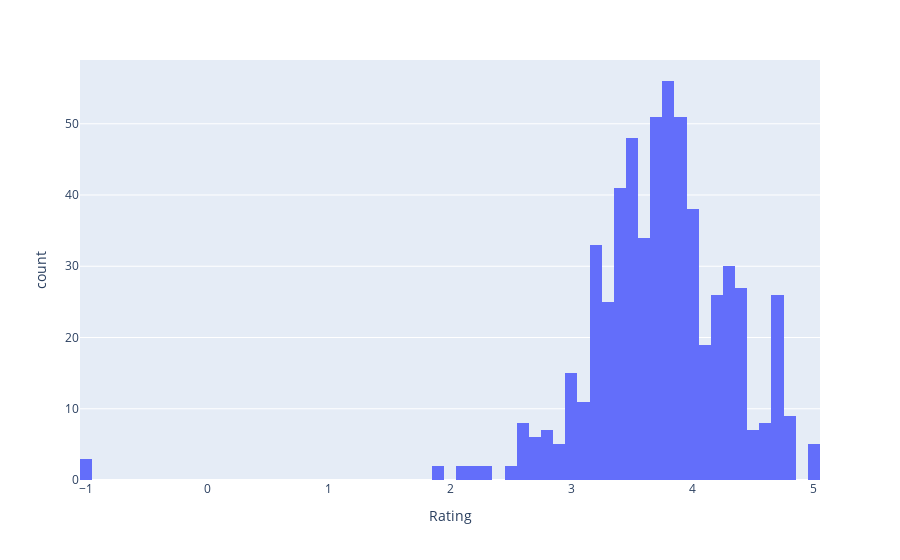

Notebook code for this chart:
### Code cell
# Create histogram to visualite the numeric columns

px.histogram(df, x='Rating')

### Figure 1 — Plotly figure (JSON) as saved in the notebook; plotly's stock layout.template omitted (floating-point values rounded to 4 significant figures; data arrays with more than 128 entries replaced by an {"elided": "..."} marker saying what was removed)
{"data": [{"alignmentgroup": "True", "bingroup": "x", "hovertemplate": "Rating=%{x}<br>count=%{y}<extra></extra>", "legendgroup": "", "marker": {"color": "#636efa", "pattern": {"shape": ""}}, "name": "", "offsetgroup": "", "orientation": "v", "showlegend": false, "type": "histogram", "x": {"elided": "599 float values"}, "xaxis": "x", "yaxis": "y"}], "layout": {"barmode": "relative", "legend": {"tracegroupgap": 0}, "margin": {"t": 60}, "xaxis": {"anchor": "y", "domain": [0, 1], "title": {"text": "Rating"}}, "yaxis": {"anchor": "x", "domain": [0, 1], "title": {"text": "count"}}}}
